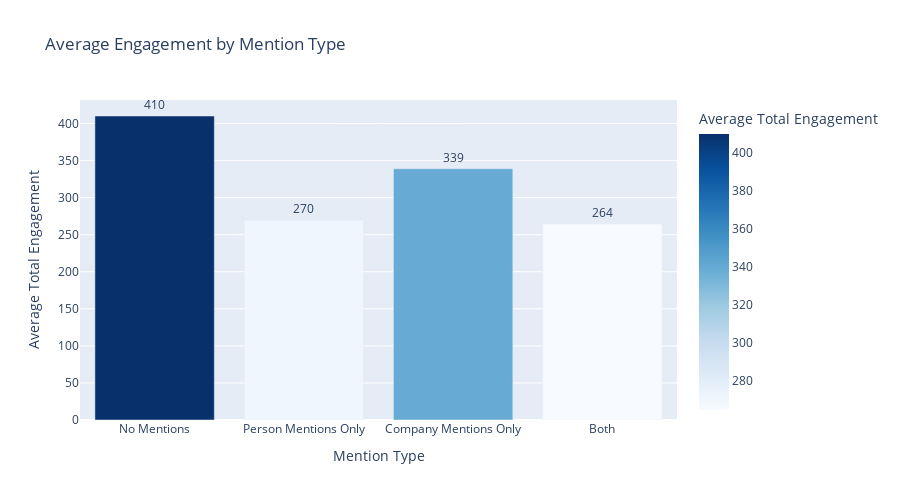

Source (notebook cell):
### Code cell
# Visualize mention type comparison
fig = px.bar(
    mention_type_comparison,
    x='Mention_Type',
    y='Avg_Engagement',
    title='Average Engagement by Mention Type',
    labels={'Mention_Type': 'Mention Type', 'Avg_Engagement': 'Average Total Engagement'},
    text='Avg_Engagement',
    color='Avg_Engagement',
    color_continuous_scale='Blues',
    hover_data=['Post_Count']
)

fig.update_traces(texttemplate='%{text:.0f}', textposition='outside')
fig.update_layout(height=500, showlegend=False)
fig.show()

# Display static image for GitHub preview
from IPython.display import Image, display
import plotly.io as pio
try:
    img_bytes = pio.to_image(fig, format="png", width=1200, height=700)
    display(Image(img_bytes))
except Exception as e:
    print("Install kaleido: pip install kaleido")
fig.write_html('../output/figures/engagement_by_mention_type.html')

### Figure 1 — Plotly figure (JSON) as saved in the notebook; plotly's stock layout.template omitted (floating-point values rounded to 4 significant figures)
{"data": [{"customdata": [[3754], [1183], [2106], [4184]], "hovertemplate": "Mention Type=%{x}<br>Average Total Engagement=%{marker.color}<br>Post_Count=%{customdata[0]}<extra></extra>", "legendgroup": "", "marker": {"color": [410.2, 269.6, 339.1, 264.3], "coloraxis": "coloraxis", "pattern": {"shape": ""}}, "name": "", "orientation": "v", "showlegend": false, "text": [410.2, 269.6, 339.1, 264.3], "textposition": "outside", "texttemplate": "%{text:.0f}", "type": "bar", "x": ["No Mentions", "Person Mentions Only", "Company Mentions Only", "Both"], "xaxis": "x", "y": [410.2, 269.6, 339.1, 264.3], "yaxis": "y"}], "layout": {"barmode": "relative", "coloraxis": {"colorbar": {"title": {"text": "Average Total Engagement"}}, "colorscale": [[0, "rgb(247,251,255)"], [0.125, "rgb(222,235,247)"], [0.25, "rgb(198,219,239)"], [0.375, "rgb(158,202,225)"], [0.5, "rgb(107,174,214)"], [0.625, "rgb(66,146,198)"], [0.75, "rgb(33,113,181)"], [0.875, "rgb(8,81,156)"], [1, "rgb(8,48,107)"]]}, "height": 500, "legend": {"tracegroupgap": 0}, "showlegend": false, "title": {"text": "Average Engagement by Mention Type"}, "xaxis": {"anchor": "y", "domain": [0, 1], "title": {"text": "Mention Type"}}, "yaxis": {"anchor": "x", "domain": [0, 1], "title": {"text": "Average Total Engagement"}}}}
